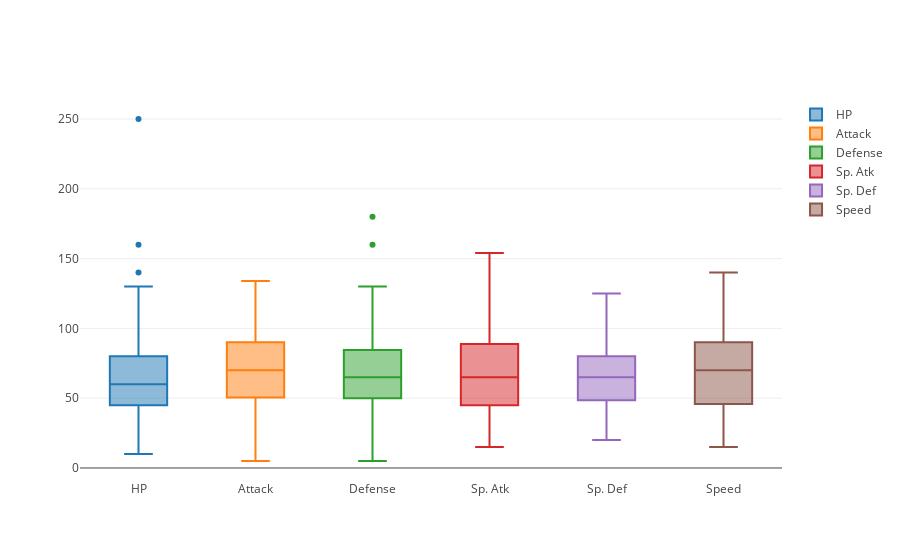

The notebook cell saved with this chart:
### Markdown cell above
Data visualization by using Plotly

### Code cell
trace0 = go.Box(y=df["HP"],name="HP")
trace1 = go.Box(y=df["Attack"],name="Attack")
trace2 = go.Box(y=df["Defense"],name="Defense")
trace3 = go.Box(y=df["Sp. Atk"],name="Sp. Atk")
trace4 = go.Box(y=df["Sp. Def"],name="Sp. Def")
trace5 = go.Box(y=df["Speed"],name="Speed")
data = [trace0, trace1, trace2,trace3, trace4, trace5]
iplot(data)

### Figure 1 — Plotly figure (JSON) as saved in the notebook; plotly's stock layout.template omitted (floating-point values rounded to 4 significant figures; data arrays with more than 128 entries replaced by an {"elided": "..."} marker saying what was removed)
{"data": [{"name": "HP", "type": "box", "y": {"elided": "151 int values"}}, {"name": "Attack", "type": "box", "y": {"elided": "151 int values"}}, {"name": "Defense", "type": "box", "y": {"elided": "151 int values"}}, {"name": "Sp. Atk", "type": "box", "y": {"elided": "151 int values"}}, {"name": "Sp. Def", "type": "box", "y": {"elided": "151 int values"}}, {"name": "Speed", "type": "box", "y": {"elided": "151 int values"}}], "layout": {}}
